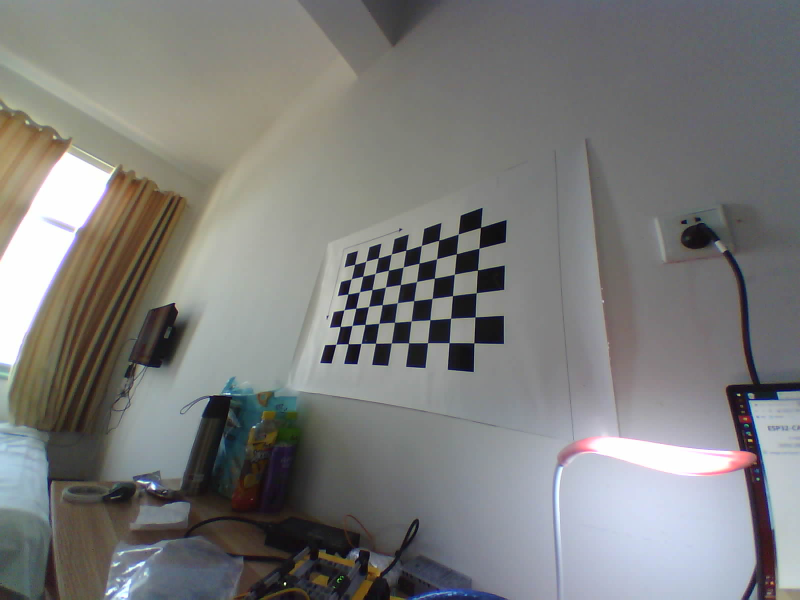
#> input picture 3_birdview/images/origin/UXGA/photo_19700101_000040.jpg, 1600 x 1200 px (shown at 1/2 size); its folder holds 4 pictures in this run
$ python temp.py
#> lines starting #> are read from the running program, lines starting #| are printed output that depends on the picture
import cv2
import glob

# images = glob.glob('./calibration/intrinsic/1/*.jpg')
images = glob.glob('./images/origin/UXGA/*.jpg')
print('num of images:', len(images))

for fname in images:
    print(fname)
    img = cv2.imread(fname)
#> img is the input picture: shape (1200, 1600, 3); mean B, G, R 123.1, 124.5, 124.3
    img_SVGA = cv2.resize(img, (800, 600), interpolation=cv2.INTER_CUBIC)
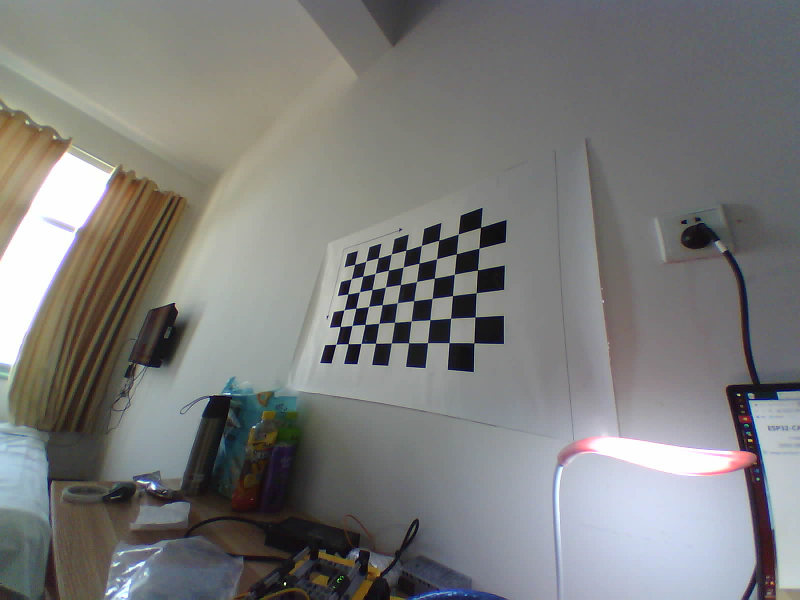
#> img_SVGA: shape (600, 800, 3); mean B, G, R 123.1, 124.5, 124.3
    # cv2.imwrite(fname[:-27] + 'SVGA/SVGA_' + fname[-25:], img_SVGA)
    cv2.imwrite(fname[:-30] + 'SVGA/SVGA_' + fname[-25:], img_SVGA)
#> pass 2 of the loop `for fname in images:`:
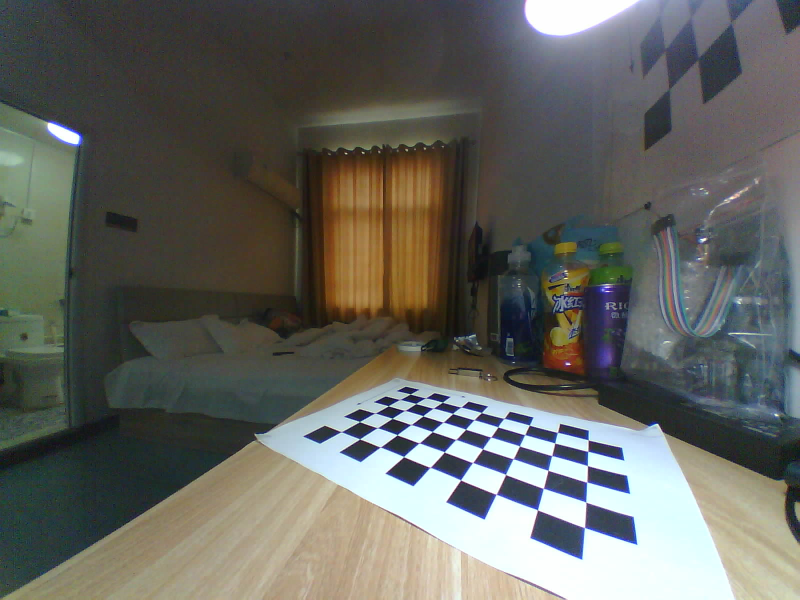
#> input picture 3_birdview/images/origin/UXGA/photo_19700101_001256.jpg, 1600 x 1200 px (shown at 1/2 size)
#> img is the input picture: shape (1200, 1600, 3); mean B, G, R 94.8, 100.7, 99.9
#> `img_SVGA = cv2.resize(img, (800, 600), interpolation=cv2.INTER_CUBIC)`:
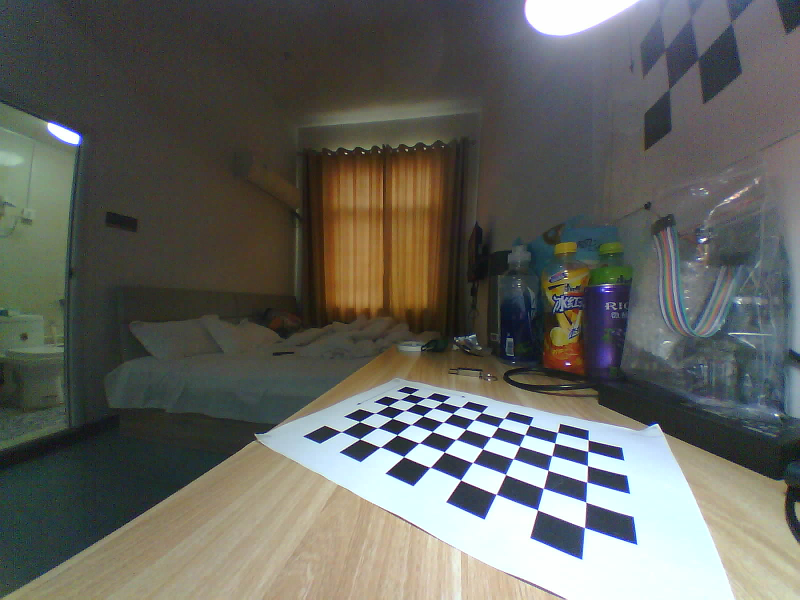
#> img_SVGA: shape (600, 800, 3); mean B, G, R 94.8, 100.7, 99.9
#> pass 3 of the loop `for fname in images:`:
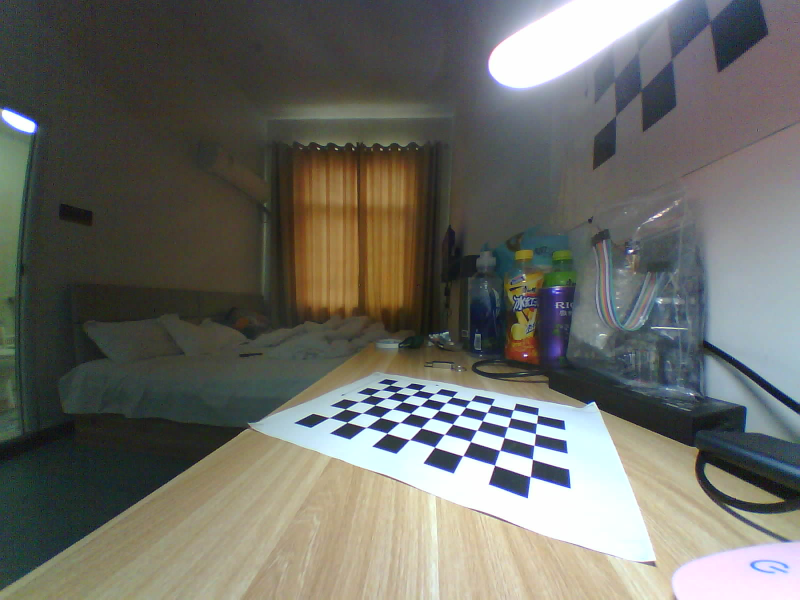
#> input picture 3_birdview/images/origin/UXGA/photo_19700101_001312.jpg, 1600 x 1200 px (shown at 1/2 size)
#> img is the input picture: shape (1200, 1600, 3); mean B, G, R 101.4, 108.1, 107.9
#> `img_SVGA = cv2.resize(img, (800, 600), interpolation=cv2.INTER_CUBIC)`:
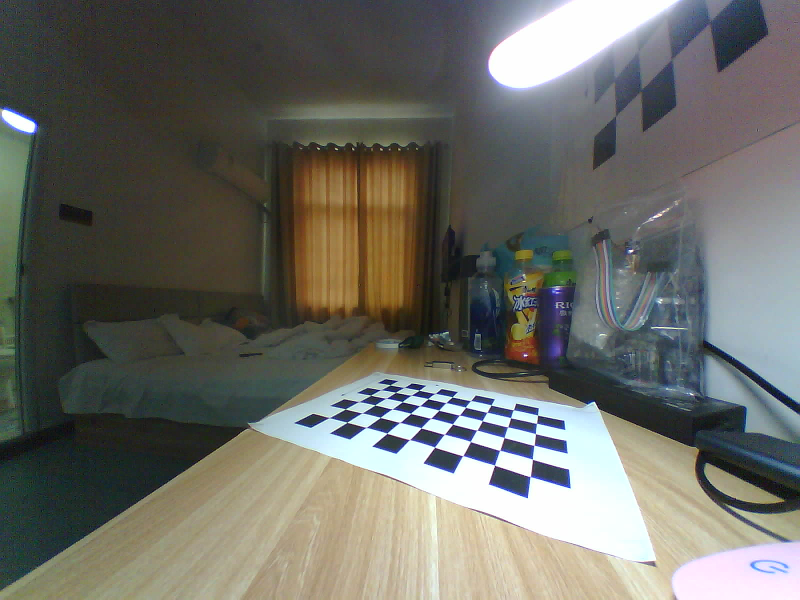
#> img_SVGA: shape (600, 800, 3); mean B, G, R 101.4, 108.1, 107.9
#> the loop made 4 passes; the first 3 are shown
